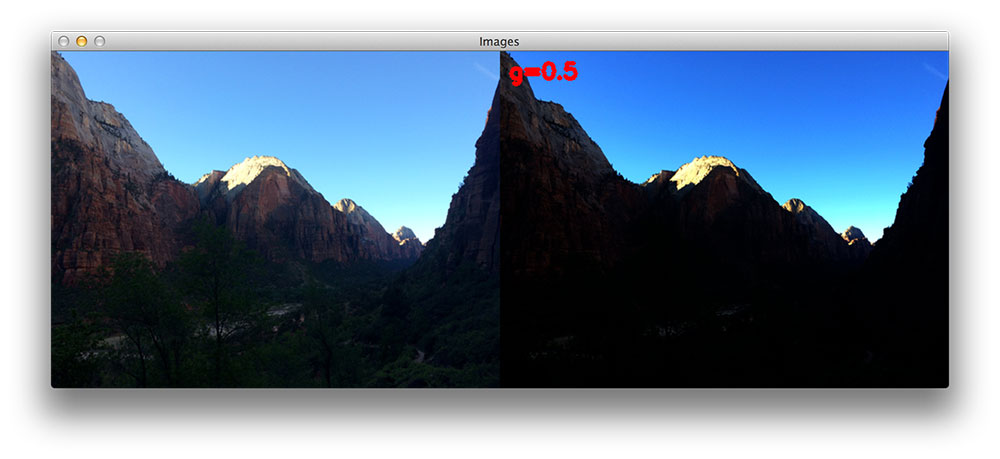
#> input picture image.jpg, 1000 x 459 px
$ python gamma_transform.py
#> lines starting #> are read from the running program, lines starting #| are printed output that depends on the picture; after the words box and inside, x2 and y2 are one past the last pixel; in counts of white or black regions, pixels touching at a corner belong together
# -*- coding: utf-8 -*-
"""
Created on Fri Jun 19 23:11:58 2020

@author: Avinash
"""

import numpy as np
import cv2

img = cv2.imread("image.jpg",0)
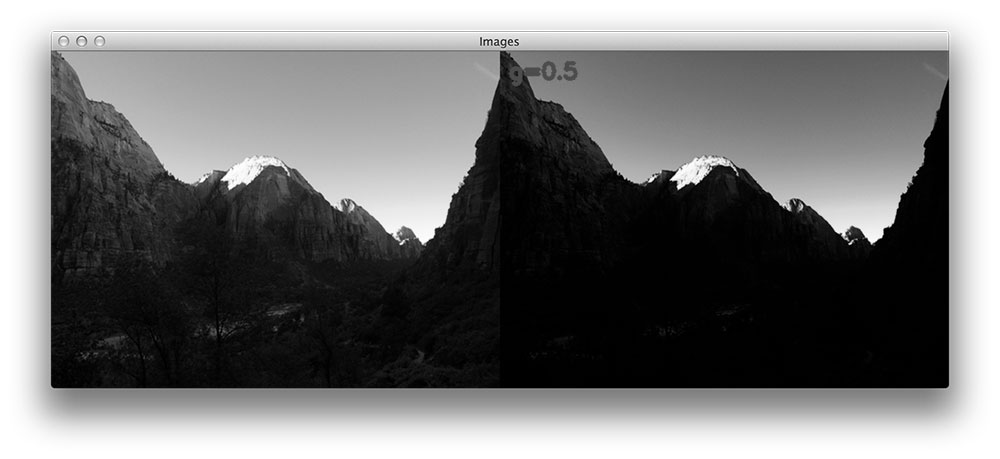
#> img: shape (459, 1000); min 0, max 255, mean 117.3

gamma = 0.2
img_gama2 = np.power(img,gamma)
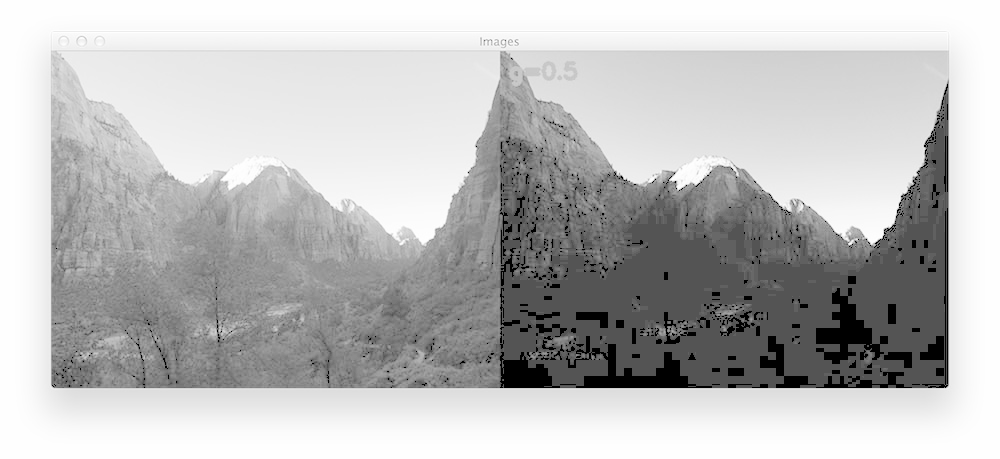
#> img_gama2: shape (459, 1000) float64; min 0, max 3.03, mean 2.24; drawn with min black and max white

gamma = 3
img_gama3 = np.power(img, gamma)
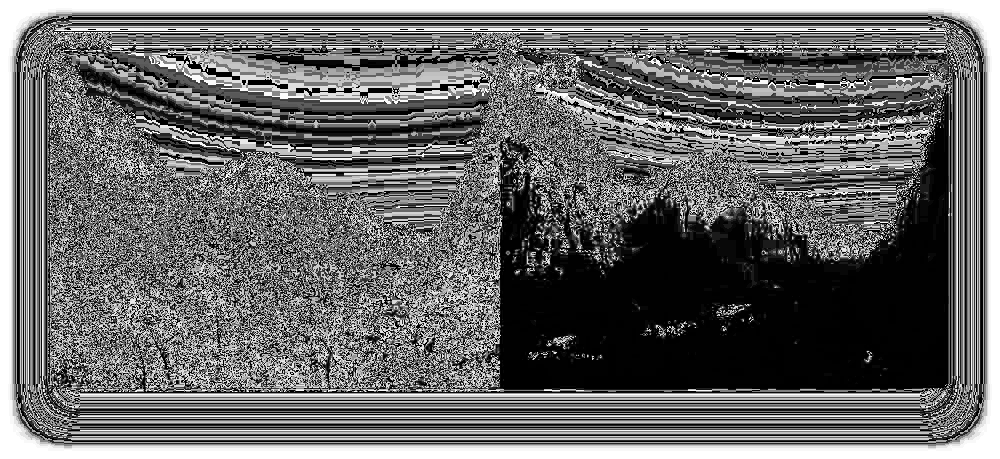
#> img_gama3: shape (459, 1000); min 0, max 255, mean 105.8

gamma = 4
img_gama4 = np.power(img, gamma)
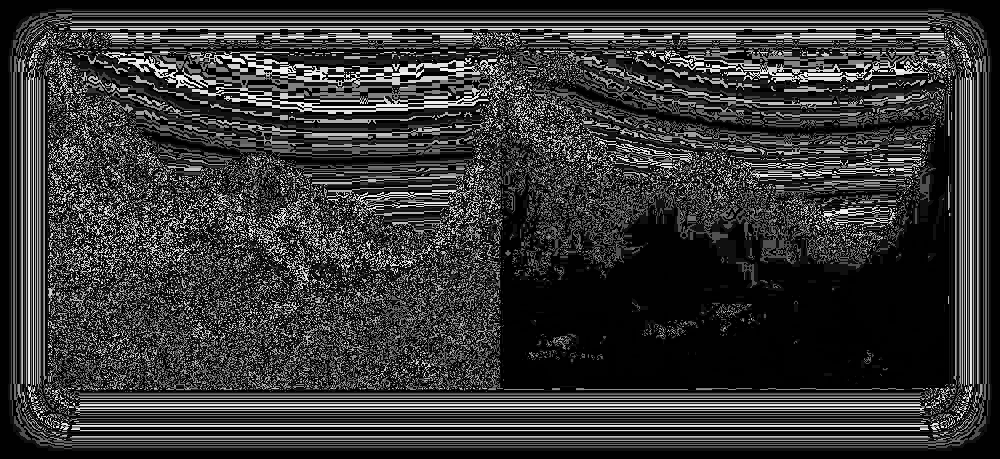
#> img_gama4: shape (459, 1000); min 0, max 241, mean 53.8

cv2.imshow("Gamma=2",img_gama2)
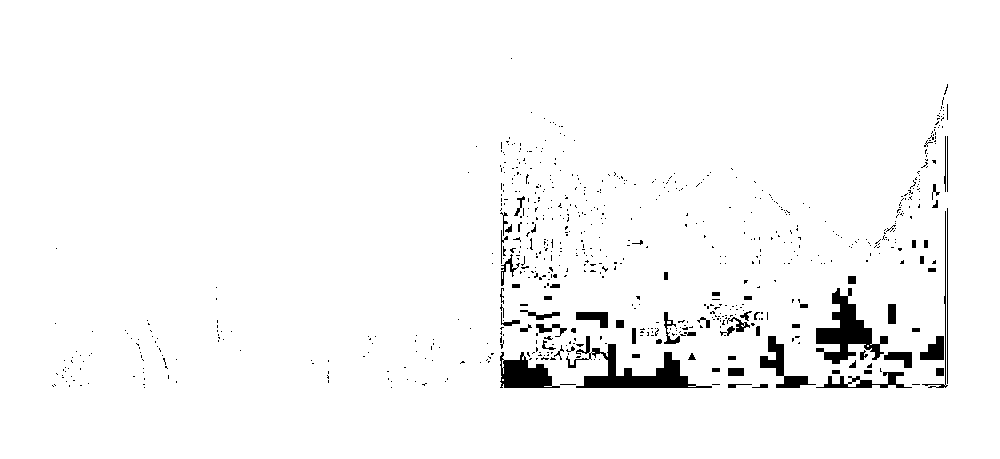
#> window 'Gamma=2': shape (459, 1000); 97% white; 707 black regions (636 under 20 px), largest, box (x1, y1, x2, y2) and area: (566, 336, 712, 388) 2285, (816, 288, 888, 364) 2175, (500, 352, 560, 388) 1271
cv2.imshow("Gamma=2",img_gama3)
cv2.imshow("Gamma=2",img_gama4)

cv2.waitKey(0)
cv2.destroyAllWindows()
